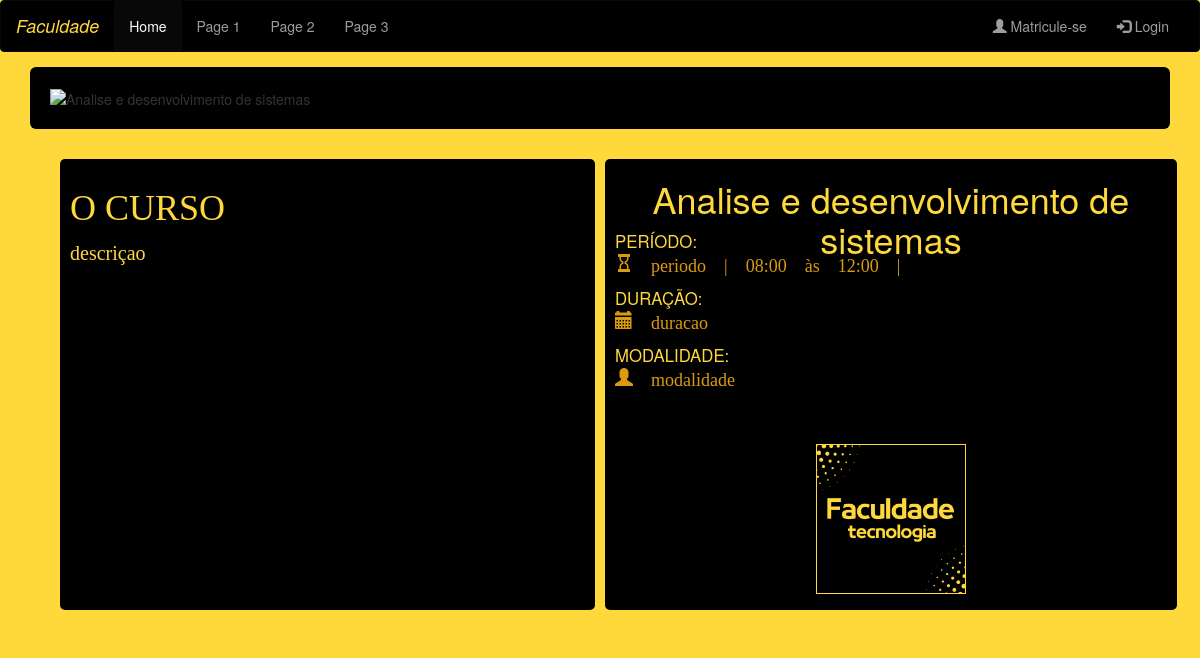
/curso/1/, run on an earlier commit of the app's database.
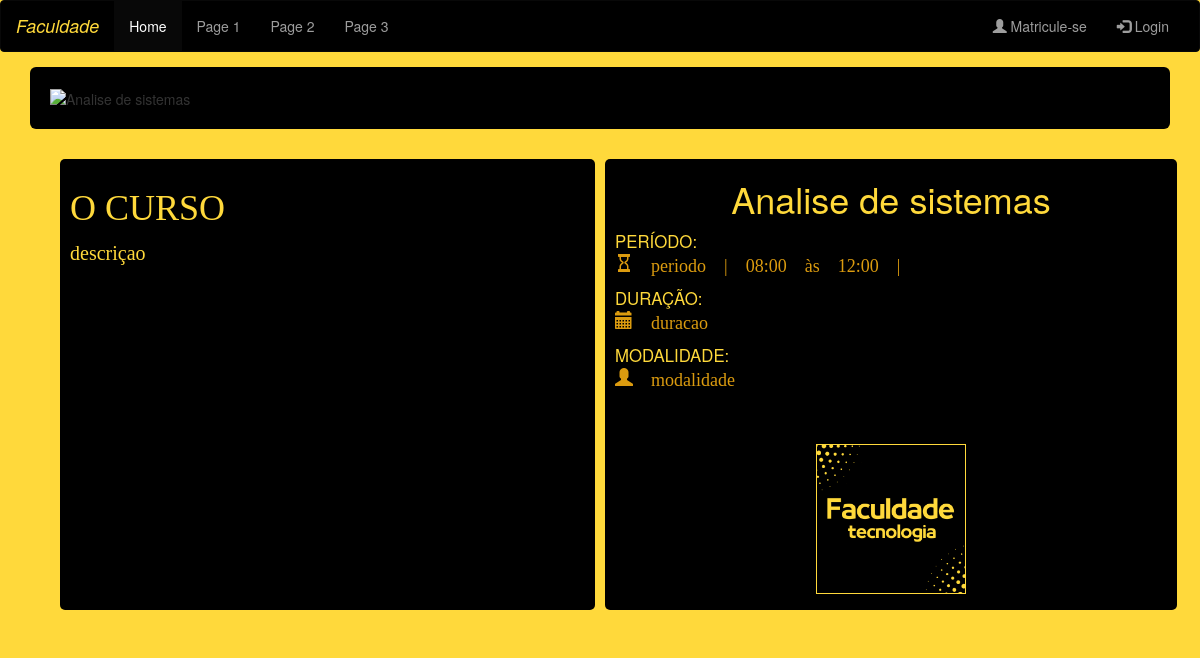
And on a later commit of the database.
### app_fac/models/curso.py (models this page shows, shortened)
class Curso(models.Model):
    MATUTINO = 'MATUTINO'
    NOTURNO = 'NOTURNO'
    escolha_periodo = [(MATUTINO, 'MATUTINO'),
                        (NOTURNO, 'NOTURNO')]
    PRESENCIAL = 'PRESENCIAL'
    ONLINE = 'ONLINE'
    escolha_modalidade = [(PRESENCIAL, 'PRESENCIAL'),
                            (ONLINE, 'ONLINE')]
    nome = models.CharField(max_length=255)
    descricao = models.TextField(max_length=2000, default=None)
    destaque = models.CharField(max_length=255, default=None)
    mercado_trabalho = models.TextField(max_length=1000)
    periodo = models.CharField(max_length=10, choices = escolha_periodo, default=MATUTINO)
    duracao = models.CharField(max_length=255, blank=True)
    modalidade = models.CharField(max_length=12, choices = escolha_modalidade, default=PRESENCIAL)
    coordenador = models.ForeignKey(Coordenador, on_delete=models.CASCADE, default=None)
    imagem = StdImageField('Imagem', upload_to=get_file_path, variations={'thumbnail': {'width': 1500, 'height': 500, 'crop': True}})
    imagem2 = StdImageField('Imagem dois', upload_to=get_file_path, variations={'thumbnail': {'width': 480, 'height': 480, 'crop': True}})
    imagem3 = StdImageField('Imagem tres', upload_to=get_file_path, variations={'thumbnail': {'width': 1100, 'height': 330, 'crop': True}}, blank=True)
    class Meta:
        verbose_name = 'Curso'
        verbose_name_plural = 'Cursos'
    def __str__(self):
        return self.nome

### app_fac/views.py (the view)
# urls.py: path('curso/<int:pk>/', CursoDetailView.as_view(template_name='app_fac/curso.html'), name='curso'),
class CursoDetailView(DetailView):
    model = Curso
    context_object_name = 'curso_list'
    template_name = 'app_fac/curso.html'
    def get_queryset(self):
        self.nome = get_object_or_404(Curso, pk=self.kwargs['pk'])
        return Curso.objects.filter(nome=self.nome)
    def get_context_data(self, **kwargs):
        context = super(CursoDetailView, self).get_context_data(**kwargs)
        context['cursos'] = Curso.objects.all()
        context['curso'] = Curso.objects.get(nome=self.nome)
        context['destaques'] = Curso.objects.get(id=self.nome.id)
        return context

### app_fac/templates/app_fac/curso.html (shortened to what this page needs)
{% load static %}
<!DOCTYPE html>
<html lang="pt-br">
<head>
    <link rel="stylesheet" href="{% static '/css/bootstrap.css' %}">
    <link rel="stylesheet" href="{% static '/css/style1.css' %}">
</head>
<body style="background-color: #FFD93B;">
    <nav class="navbar navbar-inverse" style="margin: 0; background-color: black;">
        <div class="container-fluid">
          <div class="navbar-header">
            <a class="navbar-brand" style="color: #FFD93B; font-style: italic;" href="{% url 'app_fac:home' %}">Faculdade</a>
          </div>
          <div class="collapse navbar-collapse" id="myNavbar">
            <ul class="nav navbar-nav">
              <li class="active"><a href="{% url 'app_fac:home' %}">Home</a></li>
              <li><a href="#">Page 1</a></li>
              <li><a href="#">Page 2</a></li>
              <li><a href="#">Page 3</a></li>
            </ul>
            <ul class="nav navbar-nav navbar-right">
              <li><a href="#"><span class="glyphicon glyphicon-user"></span> Matricule-se</a></li>
              <li><a href="{% url 'app_fac:login' %}"><span class="glyphicon glyphicon-log-in"></span> Login</a></li>
            </ul>
          </div>
        </div>
      </nav>
      <div class="container">
        <div class="jumbotron" style="margin-top: 15px; padding: 20px; background-color: black;">
          <img src="{{ curso.imagem3.thumbnail.url }}" alt="{{ curso.nome }}">
        </div>
      </div>
      <div class="grid">
        <div class="curso" style="background-color: black;
          color: #FFD93B; border-radius: 5px; font-family: Garamond; font-size: 20px;">
          <h1>O CURSO</h1>
          <p>{{ curso.descricao | linebreaks }}</p>
        </div>
        <div class="grid-row grid-fundo-black">
          <div class="curso-titulo">
            <h1>{{ curso.nome }}</h1>
          </div>
          <div class="detalhe">
            <div class="">
              <p class="periodo">PERÍODO: </p>
              <span class="glyphicon glyphicon-hourglass"> {{ curso.periodo }} | 08:00 às 12:00 |</span>
            </div>
            <div>
              <p>DURAÇÃO:</p>
              <span class="glyphicon glyphicon-calendar"> {{ curso.duracao }}</span>
            </div>
            <div>
              <p>MODALIDADE:</p>
              <span class="glyphicon glyphicon-user"> {{ curso.modalidade }}</span>
            </div>
            <div class="caixa-logo">
              <img class="logo" src="{% static '/img/logo4.png' %}" alt="">
            </div>
          </div>
        </div>
      </div>
      <div class="row" style="padding: 10px;">
      </div>
</body>
</html>

What changed in the data, as far as the page shows it:
changed Curso "descriçao": nome "Analise e desenvolvimento de sistemas" → "Analise de sistemas"
